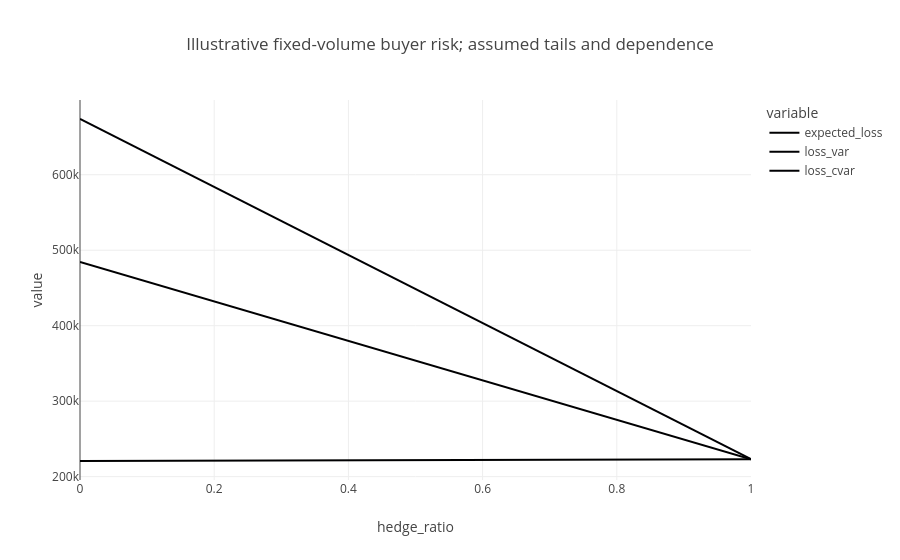

Write notebook code for a chart like this one.
### Markdown cell above
## Quantile quality and risk scenarios
P50 is used for MAE/RMSE. Pinball losses score all three quantiles; coverage near 80% and interval width should be assessed together. Sorting quantiles removes crossings but does not calibrate them. Three quantiles do not determine CVaR or the hourly joint distribution.

### Code cell
from analytics.hedging import price_scenarios, hedge_analysis
last = pred[pred.delivery_date == pred.delivery_date.max()]
past = prices[prices.timestamp < last.timestamp.min()].tail(90 * 24).price
spread = max(past.std(), 10)
low = min(past.min(), last.p10.min()) - 2 * spread
high = max(past.max(), last.p90.max()) + 2 * spread
scenarios = price_scenarios(last[['p10', 'p50', 'p90']], low, high)
risk = hedge_analysis(scenarios, 100, float(past.mean()))
px.line(risk, x='hedge_ratio', y=['expected_loss', 'loss_var', 'loss_cvar'], title='Illustrative fixed-volume buyer risk; assumed tails and dependence').show()

### Figure 1 — Plotly figure (JSON) as saved in the notebook; plotly's stock layout.template omitted (floating-point values rounded to 4 significant figures)
{"data": [{"hovertemplate": "variable=expected_loss<br>hedge_ratio=%{x}<br>value=%{y}<extra></extra>", "legendgroup": "expected_loss", "line": {"color": "#000001", "dash": "solid"}, "marker": {"symbol": "circle"}, "mode": "lines", "name": "expected_loss", "orientation": "v", "showlegend": true, "type": "scatter", "x": [0.0, 0.05, 0.1, 0.15, 0.2, 0.25, 0.3, 0.35, 0.4, 0.45, 0.5, 0.55, 0.6, 0.65, 0.7, 0.75, 0.8, 0.85, 0.9, 0.95, 1.0], "xaxis": "x", "y": [220700.0, 220800.0, 221000.0, 221100.0, 221200.0, 221300.0, 221400.0, 221600.0, 221700.0, 221800.0, 221900.0, 222000.0, 222200.0, 222300.0, 222400.0, 222500.0, 222600.0, 222700.0, 222900.0, 223000.0, 223100.0], "yaxis": "y"}, {"hovertemplate": "variable=loss_var<br>hedge_ratio=%{x}<br>value=%{y}<extra></extra>", "legendgroup": "loss_var", "line": {"color": "#000002", "dash": "solid"}, "marker": {"symbol": "circle"}, "mode": "lines", "name": "loss_var", "orientation": "v", "showlegend": true, "type": "scatter", "x": [0.0, 0.05, 0.1, 0.15, 0.2, 0.25, 0.3, 0.35, 0.4, 0.45, 0.5, 0.55, 0.6, 0.65, 0.7, 0.75, 0.8, 0.85, 0.9, 0.95, 1.0], "xaxis": "x", "y": [484500.0, 471500.0, 458400.0, 445300.0, 432200.0, 419200.0, 406100.0, 393000.0, 380000.0, 366900.0, 353800.0, 340700.0, 327700.0, 314600.0, 301500.0, 288500.0, 275400.0, 262300.0, 249200.0, 236200.0, 223100.0], "yaxis": "y"}, {"hovertemplate": "variable=loss_cvar<br>hedge_ratio=%{x}<br>value=%{y}<extra></extra>", "legendgroup": "loss_cvar", "line": {"color": "#000003", "dash": "solid"}, "marker": {"symbol": "circle"}, "mode": "lines", "name": "loss_cvar", "orientation": "v", "showlegend": true, "type": "scatter", "x": [0.0, 0.05, 0.1, 0.15, 0.2, 0.25, 0.3, 0.35, 0.4, 0.45, 0.5, 0.55, 0.6, 0.65, 0.7, 0.75, 0.8, 0.85, 0.9, 0.95, 1.0], "xaxis": "x", "y": [673900.0, 651300.0, 628800.0, 606200.0, 583700.0, 561200.0, 538600.0, 516100.0, 493600.0, 471000.0, 448500.0, 425900.0, 403400.0, 380900.0, 358300.0, 335800.0, 313300.0, 290700.0, 268200.0, 245600.0, 223100.0], "yaxis": "y"}], "layout": {"legend": {"title": {"text": "variable"}, "tracegroupgap": 0}, "title": {"text": "Illustrative fixed-volume buyer risk; assumed tails and dependence"}, "xaxis": {"anchor": "y", "domain": [0.0, 1.0], "title": {"text": "hedge_ratio"}}, "yaxis": {"anchor": "x", "domain": [0.0, 1.0], "title": {"text": "value"}}}}
